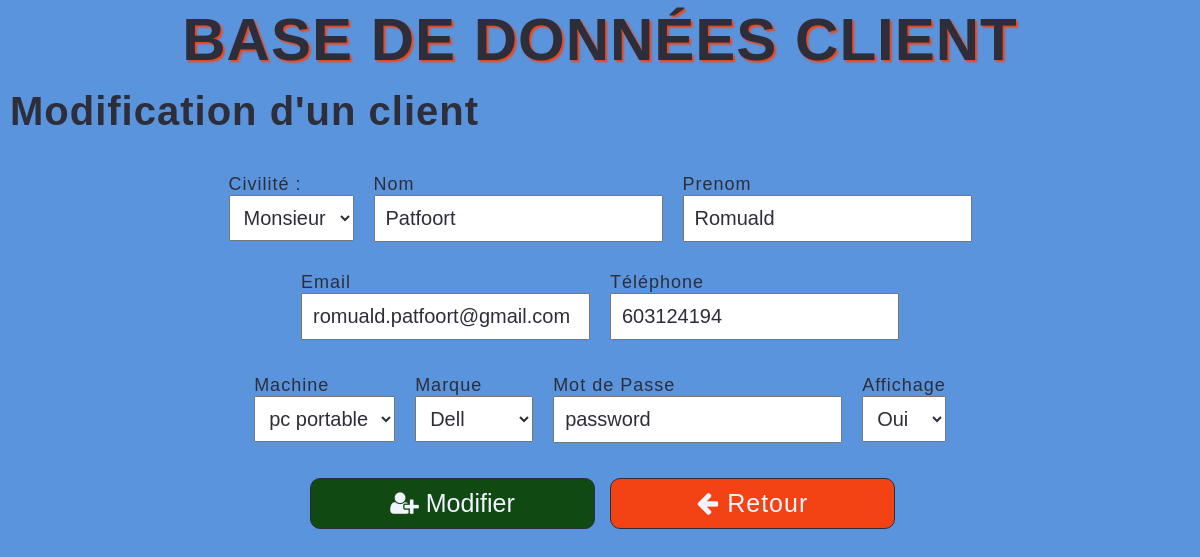
The page /admin/update.php?id=29 on the database its author committed.
### tables this page shows
CREATE TABLE `cardex` (
  `id` int(11) NOT NULL,
  `affichage` varchar(3) NOT NULL DEFAULT 'oui',
  `civilite` varchar(20) NOT NULL,
  `last_name` varchar(100) NOT NULL,
  `first_name` varchar(100) NOT NULL,
  `email` varchar(100) NOT NULL,
  `phone` int(11) NOT NULL,
  `items_category` int(11) NOT NULL,
  `brand_category` int(11) NOT NULL,
  `password` varchar(100) NOT NULL,
  `join_date` date NOT NULL DEFAULT current_timestamp()
);

### admin/update.php (the view, shortened to what this page needs)
<?php
    if(!empty($_GET['id'])){
        $id = checkInput($_GET['id']);
    }
    $civilite = $first_name = $last_name = $phone = $email = $brand = $items = $password = $affichage = $phoneError = $emailError = "";
    if(!empty($_POST)){
        $civilite   =checkInput($_POST['civilite']);
        $first_name = checkInput($_POST['first_name']);
        $last_name  = checkInput($_POST['last_name']);
        $phone      = checkInput($_POST['phone']);
        $email      = checkInput($_POST['email']);
        $brand      = checkInput($_POST['brand']);
        $items      = checkInput($_POST['items']);
        $password   = checkInput($_POST['password']);
        $affichage  = checkInput($_POST['affichage']);
        $isSuccess  = true;
        if(!empty($email)){
            if(!isEmail($email)){
                $emailError = "Ce n'est pas un email valide!";
                $isSuccess = false;
            }
        }
        if(!empty($phone)){
            if(!isPhone($phone)){
                $phoneError = "Ce n'est pas un numéro valide!";
                $isSuccess = false;
            }
        }
        if(empty($first_name) && empty($last_name) && empty($phone) && empty($email) && empty($password)){
            $isSuccess = false;
        }
        if($isSuccess){
        $db = Database::connect();
        $statement = $db->prepare("UPDATE cardex set civilite = ?, affichage = ?, last_name = ?, first_name = ?, email = ?, phone = ?, items_category = ?, brand_category = ?, password = ? WHERE id = ?");
        $statement->execute(array($civilite, $affichage, $last_name, $first_name, $email, $phone, $items, $brand, $password, $id));
        Database::disconnect();
        header("Location: index.php");
        }
    }else{
        $db = Database::connect();
        $statement = $db->prepare("SELECT * FROM cardex WHERE id = ?");
        $statement->execute(array($id));
        $client = $statement->fetch();
        $first_name = $client['first_name'];
        $last_name  = $client['last_name'];
        $phone      = $client['phone'];
        $email      = $client['email'];
        $brand      = $client['brand_category'];
        $items      = $client['items_category'];
        $password   = $client['password'];
    }
    function checkInput($data){
        $data = trim($data);
        $data = stripslashes($data);
        $data = htmlspecialchars($data);
        return $data;
    }
?>
<!DOCTYPE html>
<html>
    <head>
        <link rel="stylesheet" href="../style.css">
        <link rel="stylesheet" href="https://cdnjs.cloudflare.com/ajax/libs/font-awesome/4.7.0/css/font-awesome.min.css">
    </head>
    <body>
        <h1>Base de données client</h1>
        <h2>Modification d'un client</h2>
            <form class="form" role="form" action="<?php echo 'update.php?id='.$id; ?>" method="post">
                <div class="row">
                    <div class="form-group">
                        <label for="civilite">Civilité :</label>
                        <select name="civilite" class = "form-control">
                            <option value="Mr">Monsieur</option>
                        </select>
                    </div>
                    <div class="form-group">
                        <label for="name">Nom</label>
                        <input type="text" name="last_name" value="<?php echo $last_name; ?>">
                    </div>
                    <div class="form-group">
                        <label for="firstname">Prenom</label>
                        <input type="text" name="first_name" value="<?php echo $first_name; ?>">
                    </div>
                </div>
                <div class="row">
                    <div class="form-group">
                        <label for="email">Email</label>
                        <input type="text" name="email" value="<?php echo $email; ?>">
                    </div>
                    <div class="form-group">
                        <label for="phone">Téléphone</label>
                        <input type="text" name="phone" value="<?php echo $phone;?>">
                    </div>
                </div>
                <div class="row">
                    <div class="form-group">
                        <label for="items">Machine </label>
                        <select class="form-control" name="items">
                            <?php
                                $db = Database::connect();
                                foreach($db->query('SELECT * FROM items')as $row){
                                    if($row['id'] == $items)
                                        echo '<option selected = "selected" value="'.$row['id'].'">'.$row['name'].'</option>';
                                    else
                                        echo '<option value="'.$row['id'].'">'.$row['name'].'</option>';
                                }
                            ?>
                        </select>
                    </div>
                    <div class="form-group">
                        <label for="brand">Marque </label>
                        <select class="form-control" name="brand">
                            <?php
                                $db = Database::connect();
                                foreach($db->query('SELECT * FROM brand')as $row){
                                    if($row['id'] == $brand)
                                        echo '<option selected = "selected" value="'.$row['id'].'">'.$row['brand_name'].'</option>';
                                    else
                                        echo '<option value="'.$row['id'].'">'.$row['brand_name'].'</option>';
                                }
                            ?>
                        </select>
                    </div>
                    <div class="form-group">
                        <label for="password">Mot de Passe</label>
                        <input type="text" name="password" value="<?php echo $password; ?>">
                    </div>
                    <div class="form-group">
                        <label for="affichage"> Affichage </label>
                        <select class = "form-control" name="affichage">
                            <option selected = "selected" value="oui"> Oui </option>
                        </select>
                    </div>
                </div>
                <div class="btns-container">
                    <button type="submit"><span class="fa fa-user-plus"></span> Modifier</button>
                    <a  href="index.php"><span class="fa fa-arrow-left"></span> Retour</a>
                </div>
            </form>
    </body>
</html>

### style.css (style rules this page uses)
body { background: rgba(89,148,221,1); font-family: Arial, Helvetica, sans-serif; letter-spacing: 1px; }
h1 { color:#2E2E3A; text-shadow: 2px 2px 2px #F34213; font-size: 60px; text-align: center; padding-top: 5px; text-transform: uppercase; }
h2 { color:#2E2E3A; margin:15px 10px; font-size: 40px; }
form { display:flex; flex-flow: column wrap; align-items: center; justify-content: center; margin: 25px auto; }
.row { display: flex; flex:100%; flex-wrap: wrap; justify-content: center; width: auto; margin: 5px; color:#2E2E3A; }
.form-group { display: flex; flex-flow: column wrap; margin: 10px; }
input, select { width: 100%; height: auto; padding: 10px; font-size: 20px; color:#2E2E3A; }
label { font-size: 18px; color:#2E2E3A; }
.btns-container { display: flex; align-items: center; justify-content: space-between; min-width: 600px; margin-right: 10px; }
a, button { padding: 10px; margin: 20px auto ; font-size: 25px; text-align: center; border: 1px solid #2e2e3a; border-radius: 10px; width: 50%; color:#F2F4FF; }
a { background: #f34213; text-decoration: none; }
button { background: #104911; margin: auto 15px; }

### rows shown on the page
cardex: last_name "Patfoort", first_name "Romuald", email "romuald.patfoort@gmail.com", phone "603124194", password "password"

### other values the page prints
form field items "pc portable"
form field brand "Dell"
